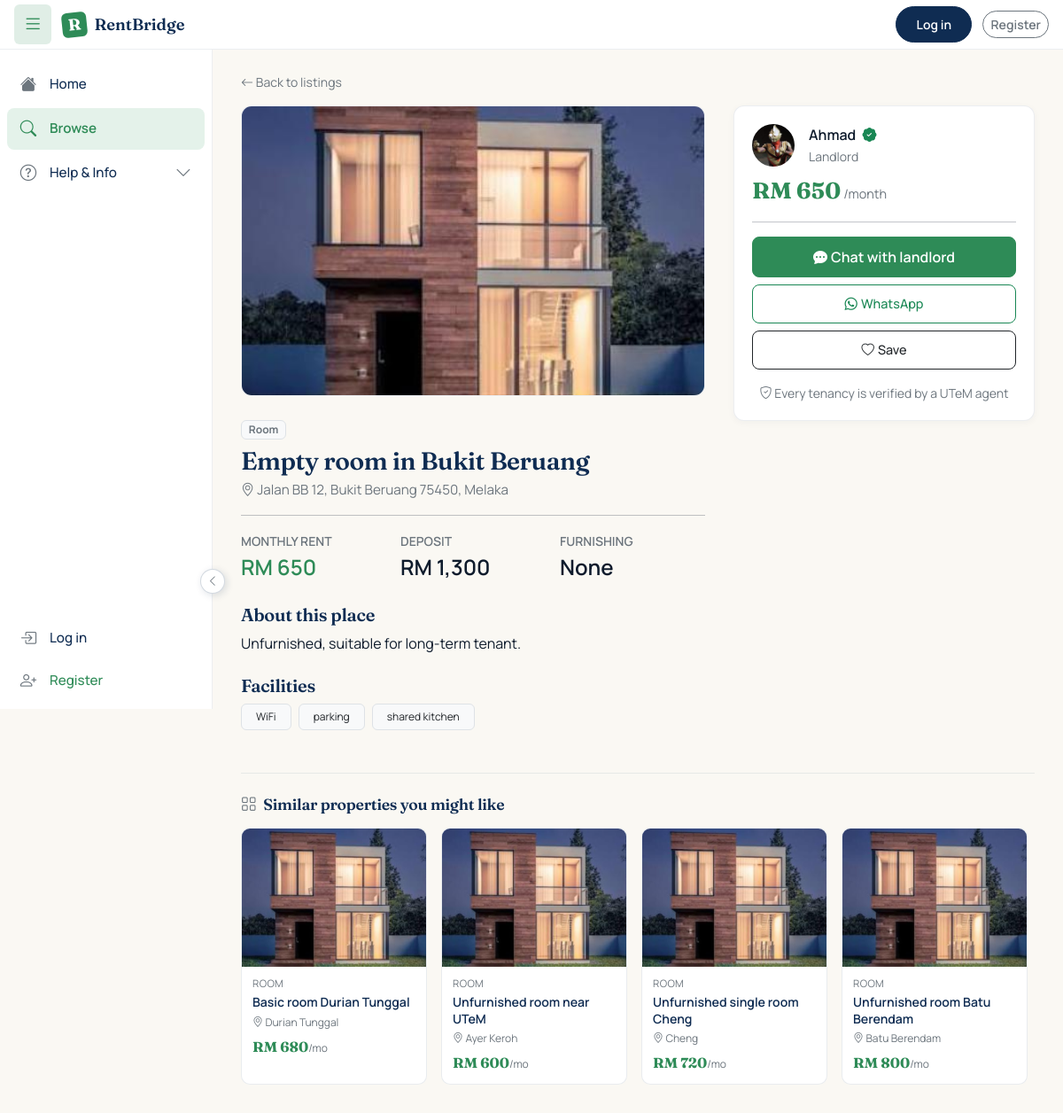
The page /property.php?id=2 on the database its author committed.
### tables this page shows
CREATE TABLE `property_images` (
  `id` int(11) NOT NULL,
  `property_id` int(11) NOT NULL,
  `image_path` varchar(255) NOT NULL,
  `is_primary` tinyint(1) NOT NULL DEFAULT 0,
  `uploaded_at` timestamp NOT NULL DEFAULT current_timestamp()
);

CREATE TABLE `properties` (
  `id` int(11) NOT NULL,
  `landlord_id` int(11) NOT NULL,
  `title` varchar(150) NOT NULL,
  `property_type` enum('room','studio','whole_unit') NOT NULL,
  `address` text NOT NULL,
  `city` varchar(80) NOT NULL,
  `postcode` varchar(10) NOT NULL,
  `state` varchar(50) NOT NULL DEFAULT 'Melaka',
  `latitude` decimal(10,7) DEFAULT NULL,
  `longitude` decimal(10,7) DEFAULT NULL,
  `maps_url` varchar(500) DEFAULT NULL,
  `monthly_rent` decimal(8,2) NOT NULL,
  `deposit` decimal(8,2) NOT NULL DEFAULT 0.00,
  `description` text DEFAULT NULL,
  `facilities` text DEFAULT NULL,
  `furnishing` enum('none','partial','full') NOT NULL DEFAULT 'partial',
  `status` enum('pending_approval','available','reserved','rented','hidden','rejected') NOT NULL DEFAULT 'pending_approval',
  `assigned_agent_id` int(11) DEFAULT NULL,
  `agent_assigned_at` timestamp NULL DEFAULT NULL,
  `agent_status` enum('pending','inspecting','accepted','rejected','timeout') DEFAULT NULL,
  `inspection_completed_at` datetime DEFAULT NULL,
  `inspection_scheduled_at` datetime DEFAULT NULL,
  `inspection_access_method` varchar(50) DEFAULT NULL,
  `inspection_access_detail` text DEFAULT NULL,
  `assignment_round` int(11) NOT NULL DEFAULT 0,
  `viewing_mode` enum('landlord_led','agent_led','either') NOT NULL DEFAULT 'either',
  `agent_verified_at` timestamp NULL DEFAULT NULL,
  `agent_verified_by` int(11) DEFAULT NULL,
  `created_at` timestamp NOT NULL DEFAULT current_timestamp(),
  `updated_at` timestamp NOT NULL DEFAULT current_timestamp() ON UPDATE current_timestamp()
);

CREATE TABLE `landlords` (
  `user_id` int(11) NOT NULL,
  `full_name` varchar(150) NOT NULL,
  `preferred_name` varchar(50) NOT NULL DEFAULT '',
  `avatar_path` varchar(255) DEFAULT NULL,
  `ic_no` varchar(20) NOT NULL,
  `phone` varchar(20) NOT NULL,
  `allow_whatsapp` tinyint(1) NOT NULL DEFAULT 0,
  `address` varchar(255) DEFAULT NULL,
  `verified` tinyint(1) NOT NULL DEFAULT 0
);

### config/database.php (called while the page is built, shortened)
<?php
function db(): PDO {
    static $pdo = null;
    if ($pdo === null) {
        try {
            $pdo = new PDO(
                "mysql:host=" . DB_HOST . ";dbname=" . DB_NAME . ";charset=utf8mb4",
                DB_USER,
                DB_PASS,
                [
                    PDO::ATTR_ERRMODE            => PDO::ERRMODE_EXCEPTION,
                    PDO::ATTR_DEFAULT_FETCH_MODE => PDO::FETCH_ASSOC,
                    PDO::ATTR_EMULATE_PREPARES   => false,
                ]
            );
        } catch (PDOException $e) {
            die('Database connection failed: ' . $e->getMessage());
        }
    }
    return $pdo;
}

### includes/auth.php (called while the page is built, shortened)
<?php
require_once __DIR__ . '/../config/database.php';
function e(?string $value): string {
    return htmlspecialchars($value ?? '', ENT_QUOTES | ENT_HTML5, 'UTF-8');
}
function is_logged_in(): bool {
    return isset($_SESSION['user_id']);
}

### property.php (the view, shortened to what this page needs)
<?php
require_once __DIR__ . '/includes/auth.php';
require_once __DIR__ . '/includes/reports.php';
$id = (int)($_GET['id'] ?? 0);
$stmt = db()->prepare("
    SELECT p.*,
           l.user_id        AS landlord_user_id,
           l.full_name      AS landlord_name,
           l.preferred_name AS landlord_preferred_name,
           l.phone          AS landlord_phone,
           l.allow_whatsapp AS landlord_whatsapp,
           l.verified       AS landlord_verified,
           l.avatar_path    AS landlord_avatar
      FROM properties p
      JOIN landlords l ON l.user_id = p.landlord_id
     WHERE p.id = ?
       AND p.status = 'available'
     LIMIT 1
");
$stmt->execute([$id]);
$prop = $stmt->fetch();
$isSaved = false;
$stmt = db()->prepare("
    SELECT image_path FROM property_images
     WHERE property_id = ?
     ORDER BY is_primary DESC, id ASC
");
$stmt->execute([$id]);
$photos = $stmt->fetchAll();
$waUrl = '';
if ((int)$prop['landlord_whatsapp'] === 1 && !empty($prop['landlord_phone'])) {
    $waPhone = preg_replace('/[^0-9]/', '', $prop['landlord_phone']);
    if (str_starts_with($waPhone, '0')) {
        $waPhone = '60' . substr($waPhone, 1);
    }
    $waMsg = rawurlencode("Hi, I'm interested in your property listed on RentBridge: " . $prop['title']);
    $waUrl = "https://wa.me/{$waPhone}?text={$waMsg}";
}
$showSimilar = !is_logged_in() || in_array(current_role(), ['student', 'landlord']);
$similar = [];
if ($showSimilar) {
    $rentLow  = $prop['monthly_rent'] * 0.7;
    $rentHigh = $prop['monthly_rent'] * 1.3;
    $simStmt  = db()->prepare("
        SELECT p.*,
               l.preferred_name AS landlord_preferred_name,
               l.full_name      AS landlord_name,
               (SELECT image_path FROM property_images
                 WHERE property_id = p.id ORDER BY is_primary DESC, id LIMIT 1) AS image_path,
               (p.city = ?) * 2 + (p.property_type = ?) * 1 AS score
          FROM properties p
          JOIN landlords l ON l.user_id = p.landlord_id
         WHERE p.id != ?
           AND p.status = 'available'
           AND p.monthly_rent BETWEEN ? AND ?
         ORDER BY score DESC, ABS(p.monthly_rent - ?) ASC
         LIMIT 6
    ");
    $simStmt->execute([
        $prop['city'], $prop['property_type'], $prop['id'],
        $rentLow, $rentHigh, $prop['monthly_rent'],
    ]);
    $similar = $simStmt->fetchAll();
}
?>
<a href="/rentbridge/listings.php" class="small text-secondary text-decoration-none mb-3 d-inline-block">
    <i class="bi bi-arrow-left"></i> Back to listings
</a>
<div class="property-shell">
    <div class="property-main">
        <?php if (!empty($photos)): ?>
            <div class="property-images mb-4">
                <div class="property-main-photo">
                    <img id="propMainImg"
                         src="/rentbridge/<?= e($photos[0]['image_path']) ?>"
                         alt="<?= e($prop['title']) ?>">
                </div>
            </div>
        <?php endif; ?>
        <div class="property-header">
            <span class="badge bg-light text-secondary border mb-2">
                <?= e(ucfirst(str_replace('_', ' ', $prop['property_type']))) ?>
            </span>
            <h1 class="property-title"><?= e($prop['title']) ?></h1>
            <p class="property-location text-secondary mb-3">
                <i class="bi bi-geo-alt"></i>
                <?= e($prop['address']) ?>,
                <?= e($prop['city']) ?> <?= e($prop['postcode']) ?>,
                <?= e($prop['state']) ?>
            </p>
        </div>
        <hr>
        <div class="row g-3 mb-4">
            <div class="col-sm-4">
                <small class="text-secondary fw-semibold text-uppercase">Monthly rent</small>
                <div class="fs-4 fw-semibold text-emerald">
                    RM <?= number_format((float)$prop['monthly_rent']) ?>
                </div>
            </div>
            <div class="col-sm-4">
                <small class="text-secondary fw-semibold text-uppercase">Deposit</small>
                <div class="fs-4 fw-semibold">
                    RM <?= number_format((float)$prop['deposit']) ?>
                </div>
            </div>
            <div class="col-sm-4">
                <small class="text-secondary fw-semibold text-uppercase">Furnishing</small>
                <div class="fs-4 fw-semibold">
                    <?= e(ucfirst($prop['furnishing'])) ?>
                </div>
            </div>
        </div>
        <?php if (!empty($prop['description'])): ?>
            <h5 class="mt-4">About this place</h5>
            <p style="white-space: pre-line;"><?= e($prop['description']) ?></p>
        <?php endif; ?>
        <?php if (!empty($prop['facilities'])): ?>
            <h5 class="mt-4">Facilities</h5>
            <div class="d-flex flex-wrap gap-2">
                <?php foreach (explode(',', $prop['facilities']) as $f):
                    $f = trim($f);
                ?>
                    <span class="badge bg-light text-dark border px-3 py-2 fw-normal">
                        <?= e($f) ?>
                    </span>
                <?php endforeach; ?>
            </div>
        <?php endif; ?>
    </div>
    <aside class="property-rail d-none d-lg-flex flex-column">
        <div class="rail-landlord">
            <div class="d-flex align-items-center gap-3 mb-2">
                <?php
                require_once __DIR__ . '/includes/avatar.php';
                render_avatar(
                    $prop['landlord_avatar'] ?? null,
                    $prop['landlord_preferred_name'] ?: $prop['landlord_name'],
                    48
                );
                ?>
                <div class="flex-grow-1 min-w-0">
                    <div class="fw-semibold text-truncate">
                        <?= e($prop['landlord_preferred_name'] ?: $prop['landlord_name']) ?>
                        <?php if ((int)$prop['landlord_verified'] === 1): ?>
                            <i class="bi bi-patch-check-fill text-success ms-1"
                               title="Verified landlord"></i>
                        <?php endif; ?>
                    </div>
                    <small class="text-secondary">Landlord</small>
                </div>
            </div>
            <div class="rail-price">
                <span class="rail-rent">RM <?= number_format((float)$prop['monthly_rent']) ?></span>
                <span class="rail-rent-unit">/month</span>
            </div>
        </div>
        <hr>
        <div class="rail-actions">
            <?php if (is_logged_in()): ?>
                <?php if (current_role() === 'landlord'): ?>
                    <div class="alert alert-light border small text-secondary py-2">
                        <i class="bi bi-info-circle"></i> Landlords cannot contact other landlords through RentBridge.
                    </div>
                <?php else: ?>
                <?php
                    $chatTargetUserId = null;
                    $chatTargetLabel  = '';
                    $chatTargetIcon   = 'bi-chat-dots';
                    $chatDisabled     = false;
                    $chatBlockReason  = '';
                    $viewingMode = $prop['viewing_mode'] ?? 'either';
                    if (!empty($prop['assigned_agent_id']) && ($prop['agent_status'] ?? '') === 'accepted') {
                        $chatTargetUserId = (int)$prop['assigned_agent_id'];
                        $chatTargetLabel  = 'Chat with agent';
                        $chatTargetIcon   = 'bi-person-badge';
                    } else {
                        $chatDisabled    = true;
                        $chatBlockReason = 'Agent not yet verified for this property. Try again later.';
                    }
                    ?>
                    <?php if ($chatDisabled): ?>
                        <button type="button" class="btn btn-secondary w-100" disabled>
                            <i class="bi bi-clock-history me-1"></i> Chat unavailable
                        </button>
                        <small class="text-secondary d-block mt-1"><?= e($chatBlockReason) ?></small>
                    <?php else: ?>
                        <a href="/rentbridge/chat/start.php?type=property_inquiry&with=<?= $chatTargetUserId ?>&property_id=<?= (int)$prop['id'] ?>"
                        class="btn btn-primary w-100">
                            <i class="bi <?= $chatTargetIcon ?> me-1"></i> <?= e($chatTargetLabel) ?>
                        </a>
                    <?php endif; ?>
                <?php if (!empty($waUrl)): ?>
                    <a href="<?= e($waUrl) ?>" target="_blank"
                       class="btn btn-outline-success rail-btn-secondary">
                        <i class="bi bi-whatsapp me-1"></i> WhatsApp
                    </a>
                <?php endif; ?>
                <button type="button"
                        class="btn btn-outline-dark rail-btn-secondary save-property-btn"
                        data-property-id="<?= (int)$prop['id'] ?>"
                        data-saved="<?= $isSaved ? '1' : '0' ?>"
                        data-logged-in="1">
                    <i class="bi <?= $isSaved ? 'bi-heart-fill text-danger' : 'bi-heart' ?> me-1"></i>
                    <span class="save-label"><?= $isSaved ? 'Saved' : 'Save' ?></span>
                </button>
                <?php if (current_role() === 'student'): ?>
                    <a href="/rentbridge/student/find_housemates.php?property_id=<?= (int)$prop['id'] ?>"
                       class="btn btn-outline-primary rail-btn-secondary">
                        <i class="bi bi-people-fill me-1"></i> Post for housemates
                    </a>
                <?php endif; ?>
                <?php if (current_user_id() !== (int)$prop['landlord_user_id']): ?>
                    <button type="button"
                            class="btn btn-outline-danger rail-btn-secondary"
                            onclick="bootstrap.Modal.getOrCreateInstance(document.getElementById('reportModal')).show()">
                        <i class="bi bi-flag me-1"></i> Report listing
                    </button>
                <?php endif; ?>
                <?php endif;  ?>
            <?php else: ?>
                <button type="button" class="btn btn-success rail-btn-primary"
                        data-bs-toggle="modal" data-bs-target="#loginPromptModal">
                    <i class="bi bi-chat-dots-fill me-1"></i> Chat with landlord
                </button>
                <?php if (!empty($waUrl)): ?>
                    <button type="button" class="btn btn-outline-success rail-btn-secondary"
                            data-bs-toggle="modal" data-bs-target="#loginPromptModal">
                        <i class="bi bi-whatsapp me-1"></i> WhatsApp
                    </button>
                <?php endif; ?>
                <button type="button" class="btn btn-outline-dark rail-btn-secondary"
                        data-bs-toggle="modal" data-bs-target="#loginPromptModal">
                    <i class="bi bi-heart me-1"></i> Save
                </button>
            <?php endif; ?>
        </div>
        <p class="text-secondary small text-center mb-0 mt-3">
            <i class="bi bi-shield-check"></i>
            Every tenancy is verified by a UTeM agent
        </p>
    </aside>
</div>
<?php if ($showSimilar && !empty($similar)): ?>
<section class="sim-section mt-5">
    <h5 class="sim-heading">
        <i class="bi bi-grid me-2 text-secondary"></i>Similar properties you might like
    </h5>
    <div class="sim-strip">
        <?php foreach ($similar as $s): ?>
        <a href="/rentbridge/property.php?id=<?= (int)$s['id'] ?>"
           class="sim-card text-decoration-none text-dark">
            <div class="sim-img">
                <?php if (!empty($s['image_path'])): ?>
                    <img src="/rentbridge/<?= e($s['image_path']) ?>" alt="">
                <?php endif; ?>
            </div>
            <div class="sim-body">
                <div class="sim-type">
                    <?= e(ucfirst(str_replace('_', ' ', $s['property_type']))) ?>
                </div>
                <div class="sim-title"><?= e($s['title']) ?></div>
                <div class="sim-location"><i class="bi bi-geo-alt"></i> <?= e($s['city']) ?></div>
                <div class="sim-rent">RM <?= number_format((float)$s['monthly_rent']) ?><span>/mo</span></div>
            </div>
        </a>
        <?php endforeach; ?>
    </div>
</section>
<?php endif; ?>
<?php
if (is_logged_in()) {
    $role = current_role();
    $layoutFile = match($role) {
        'student'  => 'student_layout.php',
        'landlord' => 'landlord_layout.php',
        'agent'    => 'agent_layout.php',
        'admin'    => 'admin_layout.php',
        default    => 'public_layout.php',
    };
    require __DIR__ . '/includes/' . $layoutFile;
} else {
    require __DIR__ . '/includes/public_layout.php';
}

### includes/avatar.php (shortened to what this page needs)
<?php
require_once __DIR__ . '/auth.php';
function render_avatar(?string $avatarPath, string $name, int $sizePx = 44, string $bgColor = '#E4F2EA'): void {
    if (!empty($avatarPath)) {
        ?>
        <img src="/rentbridge/<?= e($avatarPath) ?>"
             alt="<?= e($name) ?>"
             style="width:<?= $sizePx ?>px; height:<?= $sizePx ?>px;
                    border-radius:50%; object-fit:cover; flex-shrink:0;">
        <?php
    }
}

### rows shown on the page
property_images: image_path (placeholder picture)
properties: property_type "Room", title "Empty room in Bukit Beruang", address "Jalan BB 12", city "Bukit Beruang", postcode "75450", state "Melaka", monthly_rent "650", deposit "1,300", furnishing "None", description "Unfurnished, suitable for long-term tenant.", facilities "WiFi", facilities "parking", facilities "shared kitchen", landlords.avatar_path (placeholder picture), landlords.preferred_name "Ahmad"
properties: property_type "ROOM", title "Basic room Durian Tunggal", city "Durian Tunggal", monthly_rent "680"
properties: property_type "ROOM", title "Unfurnished room near UTeM", city "Ayer Keroh", monthly_rent "600"
properties: property_type "ROOM", title "Unfurnished single room Cheng", city "Cheng", monthly_rent "720"
properties: property_type "ROOM", title "Unfurnished room Batu Berendam", city "Batu Berendam", monthly_rent "800"
